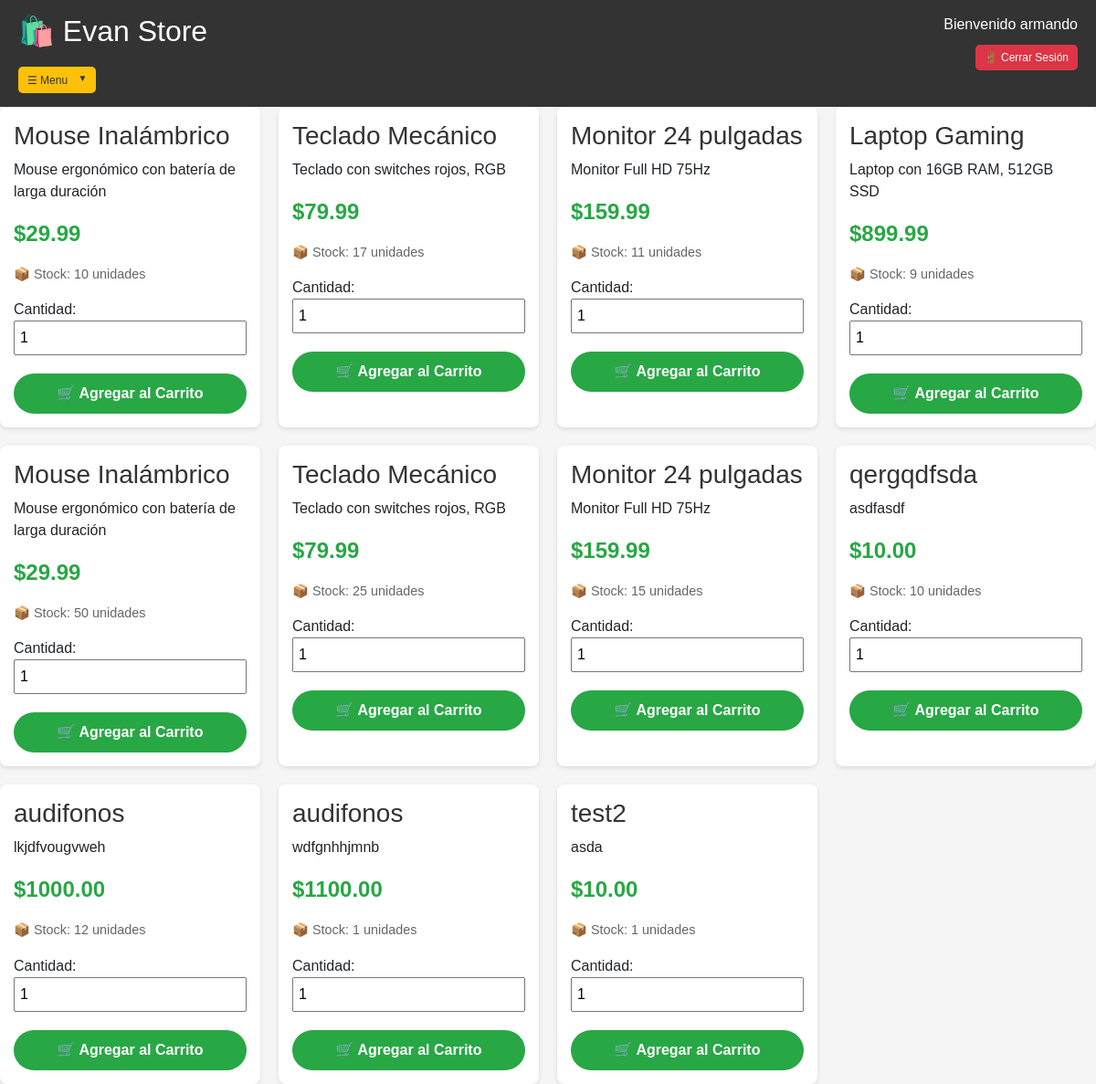
The page /tienda (signed in) on the database its author committed.
### models.py (models this page shows, shortened)
class Usuario(UserMixin, db.Model):
    id = db.Column(db.Integer, primary_key=True)
    nombre = db.Column(db.String(100), nullable=False)
    usuario = db.Column(db.String(80), unique=True, nullable=False)
    celular = db.Column(db.String(20), nullable=False)
    email = db.Column(db.String(120), unique=True, nullable=False)
    password_hash = db.Column(db.String(255), nullable=False)
    es_admin = db.Column(db.Boolean, default=False)
    fecha_registro = db.Column(db.DateTime, default=datetime.utcnow)

class Producto(db.Model):
    id = db.Column(db.Integer, primary_key=True)
    nombre = db.Column(db.String(200), nullable=False)
    descripcion = db.Column(db.Text)
    precio = db.Column(db.Float, nullable=False)
    stock = db.Column(db.Integer, default=0)
    imagen_url = db.Column(db.String(500))
    categoria = db.Column(db.String(100))
    fecha_creacion = db.Column(db.DateTime, default=datetime.utcnow)

### app.py (the view)
@app.route('/tienda')
@login_required
def tienda():
    productos = Producto.query.all()
    return render_template('productos.html', productos=productos)

### app.py (called while the page is built)
@login_manager.user_loader
def load_user(user_id):
    return Usuario.query.get(int(user_id))

### templates/productos.html (shortened to what this page needs)
<!DOCTYPE html>
<html lang="es">
<head>
    <link href="https://cdn.jsdelivr.net/npm/bootstrap@5.1.3/dist/css/bootstrap.min.css" rel="stylesheet">
    <link href="https://cdn.datatables.net/1.11.5/css/dataTables.bootstrap5.min.css" rel="stylesheet">
    <link rel="stylesheet" href="{{ url_for('static', filename='style.css') }}">
</head>
<body>
   {% include 'navbar.html' %}
    <div class="productos-container">
        {% for producto in productos %}
        <div class="producto-card">
            <h3>{{ producto.nombre }}</h3>
            <p>{{ producto.descripcion[:100] if producto.descripcion else 'Sin descripción' }}</p>
            <p class="precio">${{ "%.2f"|format(producto.precio) }}</p>
            <p class="stock">📦 Stock: {{ producto.stock }} unidades</p>
            <label>Cantidad:</label>
            <input type="number" id="cantidad-{{ producto.id }}" value="1" min="1" max="{{ producto.stock }}" style="width: 100%; margin-bottom: 10px; padding: 5px;">
            <button class="btn-agregar-carrito" onclick="agregarAlCarrito({{ producto.id }})">
                🛒 Agregar al Carrito
            </button>
        </div>
        {% endfor %}
    </div>
</body>
</html>

### templates/navbar.html (shortened to what this page needs)
<link rel="stylesheet" href="{{ url_for('static', filename='style.css') }}">
<div class="navbar">
    <div class="logo-area">
        <h2>🛍️ Evan Store</h2>
        <div class="dropdown" style="margin-top: 10px;">
            <button class="btn btn-warning btn-sm dropdown-toggle" type="button" data-bs-toggle="dropdown">
                ☰   Menu
            </button>
        </div>
    </div>
    <div class="user-area">
        <span>Bienvenido {{ current_user.nombre }}</span>
        <a href="{{ url_for('logout') }}" class="btn btn-danger btn-sm">🚪 Cerrar Sesión</a>
    </div>
</div>

### static/style.css (style rules this page uses)
* { margin: 0;padding: 0;box-sizing: border-box; }
body { font-family: Arial, sans-serif;background: #f5f5f5;min-height: 100vh; }
.navbar { background: #333;padding: 15px 20px;display: flex;justify-content: space-between;align-items: flex-start;flex-wrap: wrap; }
.logo-area h2 { color: white; margin: 0 0 10px 0; }
.user-area { text-align: right; }
.user-area span { display: block; color: white; margin-bottom: 5px; }
.user-area .btn { margin-top: 5px; }
.btn { background: #e10707; color: white; padding: 8px 16px; border-radius: 5px; border: none; cursor: pointer; font-size: 14px; text-decoration: none; display: inline-block; }
.btn-warning { background: #ffc107; color: #333; }
.btn-danger { background: #dc3545; color: white; }
.btn-sm { padding: 5px 10px; font-size: 12px; }
.dropdown { position: relative; display: inline-block; }
.dropdown-toggle::after { display: inline-block; margin-left: 8px; content: "▼"; font-size: 10px; border: none; }
.productos-container { display: grid; grid-template-columns: repeat(auto-fill, minmax(250px, 1fr)); gap: 20px; max-width: 1200px; margin: 0 auto; }
.producto-card { background: white; border-radius: 8px; padding: 15px; box-shadow: 0 2px 5px rgba(0,0,0,0.1); }
.producto-card h3 { margin-top: 0; color: #333; }
.precio { font-size: 1.5em; color: #28a745; font-weight: bold; }
.stock { color: #666; font-size: 0.9em; }
.btn-agregar-carrito { background: #28a745; color: white; border: none; padding: 10px 15px; border-radius: 25px; cursor: pointer; width: 100%; margin-top: 10px; font-weight: bold; display: flex; align-items: center; justify-content: center; gap: 8px; transition: all 0.3s ease; }

### rows shown on the page
Usuario: nombre "armando"
Producto: nombre "Mouse Inalámbrico", descripcion "Mouse ergonómico con batería de larga duración", precio "29.99", stock "10"
Producto: nombre "Teclado Mecánico", descripcion "Teclado con switches rojos, RGB", precio "79.99", stock "17"
Producto: nombre "Monitor 24 pulgadas", descripcion "Monitor Full HD 75Hz", precio "159.99", stock "11"
Producto: nombre "Laptop Gaming", descripcion "Laptop con 16GB RAM, 512GB SSD", precio "899.99", stock "9"
Producto: nombre "Mouse Inalámbrico", descripcion "Mouse ergonómico con batería de larga duración", precio "29.99", stock "50"
Producto: nombre "Teclado Mecánico", descripcion "Teclado con switches rojos, RGB", precio "79.99", stock "25"
Producto: nombre "Monitor 24 pulgadas", descripcion "Monitor Full HD 75Hz", precio "159.99", stock "15"
Producto: nombre "qergqdfsda", descripcion "asdfasdf", precio "10.00", stock "10"
Producto: nombre "audifonos", descripcion "lkjdfvougvweh", precio "1000.00", stock "12"
Producto: nombre "audifonos", descripcion "wdfgnhhjmnb", precio "1100.00", stock "1"
Producto: nombre "test2", descripcion "asda", precio "10.00", stock "1"
